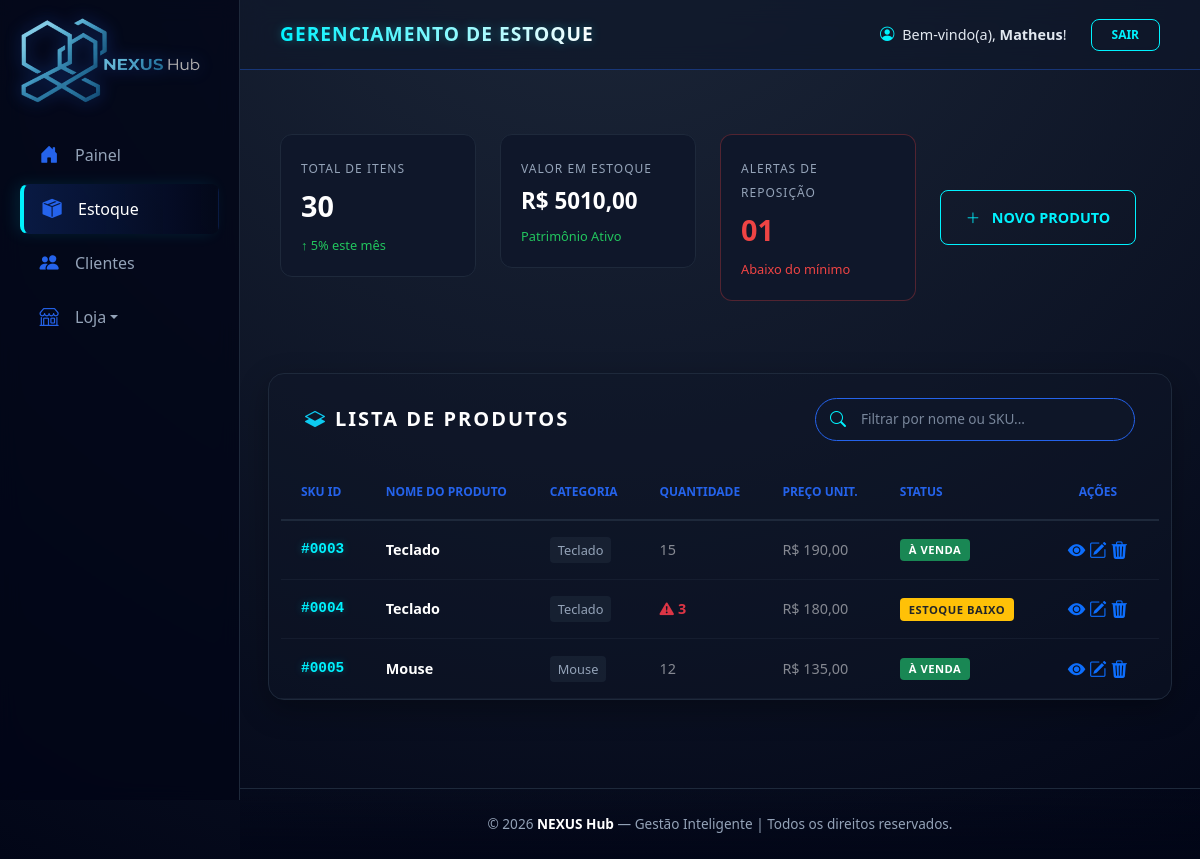
Page /nexus/estoque/ (signed in) on the committed database.
### dashboard/models.py (models this page shows, shortened)
class Produto(models.Model):
    loja = models.ForeignKey(Loja, on_delete=models.CASCADE)
    categoria = models.ForeignKey('Categoria', on_delete=models.SET_NULL, null=True, blank=True)
    nome = models.CharField(max_length=255)
    descricao = models.TextField()
    preco = models.DecimalField(max_digits=10, decimal_places=2)
    estoque = models.IntegerField(default=0)
    estoque_minimo = models.IntegerField(default=5)
    ativo = models.BooleanField(default=True)
    data_criacao = models.DateTimeField(auto_now_add=True)

class Categoria(models.Model):
    nome = models.CharField(max_length=100)
    slug = models.SlugField(unique=True)

### dashboard/decorators.py (the view, shortened to what this page needs)
    @login_required(login_url='login_view')
    def _wrapped_view(request, *args, **kwargs):
        if request.user.is_superuser:
            return view_func(request, *args, **kwargs)

### dashboard/context_processors.py (called while the page is built)
def dados_loja(request):
    if request.user.is_authenticated:
        try:
            vendedor_perfil = Vendedor.objects.filter(usuario=request.user).first()
            is_vendedor = vendedor_perfil and vendedor_perfil.aprovado and not request.user.is_superuser
            if vendedor_perfil:
                loja = Loja.objects.filter(vendedor=vendedor_perfil).first()
                return {
                    'loja': loja,
                    'is_vendedor': is_vendedor,
                    'is_admin': request.user.is_superuser,
                }
        except Exception:
            return {
                'loja': None,
                'is_vendedor': False,
                'is_admin': request.user.is_superuser,
            }
    return {
        'loja': None,
        'is_vendedor': False,
        'is_admin': request.user.is_superuser,
    }

### dashboard/views.py (called while the page is built)
@loja_obrigatoria
def lista_estoque(request):
    produtos_base = Produto.objects.filter(loja__vendedor__usuario=request.user)
    alertas_count = produtos_base.filter(estoque__lte=F('estoque_minimo')).count()
    produtos = produtos_base
    if request.GET.get('baixo_estoque'):
        produtos = produtos.filter(estoque__lte=F('estoque_minimo'))
    totais = produtos.aggregate(
        total_itens=Sum('estoque'), # Soma a quantidade total de peças
        valor_total=Sum(F('preco') * F('estoque')) # Valor total em R$
    )
    context = {
        'produtos': produtos,
        'total_itens': totais['total_itens'] or 0,
        'valor_estoque': totais['valor_total'] or 0,
        'alertas_reposicao': alertas_count, # Agora a variável existe!
    }
    return render(request, 'estoque_lista.html', context)

### dashboard/templates/estoque_lista.html (shortened to what this page needs)
{% extends 'base.html' %}
{% load static %}
{% block page_title %}Gerenciamento de Estoque{% endblock %}
{% block content %}
<div class="row g-4 mb-5"><div class="row g-4 mb-5">
    <div class="col-md-3">
        <div class="stat-card">
            <span class="stat-label">Total de Itens</span>
            <div class="stat-value">{{ total_itens }}</div>
            <span class="trend-up">↑ 5% este mês</span>
        </div>
    </div>
    <div class="col-md-3">
        <div class="stat-card">
            <span class="stat-label">Valor em Estoque</span>
            <div class="stat-value" style="font-size: 1.4rem;">
                R$ {{ valor_estoque|floatformat:2 }}
            </div>
            <span class="trend-up">Patrimônio Ativo</span>
        </div>
    </div>
    <div class="col-md-3">
        <div class="stat-card" style="border-color: rgba(239, 68, 68, 0.3);">
            <span class="stat-label">Alertas de Reposição</span>
            <div class="stat-value" style="color: #ef4444;">
                {{ alertas_reposicao|stringformat:"02d" }}
            </div>
            <span class="trend-alert">Abaixo do mínimo</span>
        </div>
    </div>
    <div class="col-md-3">
        <div class="d-flex flex-column h-100 justify-content-center">
            <a href="{% url 'cadastrar_produto' %}" class="logout-btn text-center py-3 w-100"
                style="font-size: 0.9rem;">
                <i class="bi bi-plus-lg me-2"></i> Novo Produto
            </a>
        </div>
    </div>
</div>
<div class="table-responsive-nexus">
    <div class="p-4 d-flex justify-content-between align-items-center flex-wrap gap-3">
        <h5 class="m-0" style="font-weight: 600; letter-spacing: 2px; color: #fff;">
            <i class="bi bi-layers-half me-2 text-info"></i>LISTA DE PRODUTOS
        </h5>
        <div class="search-container">
            <i class="bi bi-search search-icon"></i>
            <input type="text" id="nexusSearch" class="nexus-input" placeholder="Filtrar por nome ou SKU...">
        </div>
    </div>
    <table class="table-nexus">
    <thead>
        <tr>
            <th>SKU ID</th>
            <th>Nome do Produto</th>
            <th>Categoria</th>
            <th>Quantidade</th>
            <th>Preço Unit.</th>
            <th>Status</th>
            <th class="text-center">Ações</th>
        </tr>
    </thead>
    <tbody id="estoqueTable">
        {% for produto in produtos %}
        <tr>
            <td class="sku-highlight">#{{ produto.id|stringformat:"04d" }}</td>
            <td class="fw-bold text-white">{{ produto.nome }}</td>
            <td><span class="badge-category">{{ produto.categoria.nome }}</span></td>
            <td>
                {% if produto.estoque <= produto.estoque_minimo %}
                    <span class="text-danger fw-bold">
                        <i class="bi bi-exclamation-triangle-fill me-1"></i>{{ produto.estoque }}
                    </span>
                {% else %}
                    <span class="text-white-50">{{ produto.estoque }}</span>
                {% endif %}
            </td>
            <td class="text-white-50">R$ {{ produto.preco|floatformat:2 }}</td>
            <td>
                {% if produto.estoque <= 0 %}
                    <span class="badge bg-danger">Esgotado</span>
                {% elif produto.estoque <= produto.estoque_minimo %}
                    <span class="badge bg-warning text-dark">Estoque Baixo</span>
                {% else %}
                    <span class="badge bg-success">À Venda</span>
                {% endif %}
            </td>
            <td class="text-center">
                <div class="action-buttons">
                    <a href="{% url 'detalhe_produto' produto.id %}" class="btn-action details" title="Ver detalhes">
                        <i class="bi bi-eye-fill"></i>
                    </a>
                    <a href="{% url 'editar_produto' produto.id %}" class="btn-action edit" title="Editar">
                        <i class="bi bi-pencil-square"></i>
                    </a>
                    <a href="{% url 'excluir_produto' produto.id %}" class="btn-action delete" title="Excluir">
                        <i class="bi bi-trash3-fill"></i>
                    </a>
                </div>
            </td>
        </tr>
        {% empty %}
        <tr>
            <td colspan="7" class="text-center py-5 text-secondary">Nenhum produto cadastrado no sistema.</td>
        </tr>
        {% endfor %}
    </tbody>
</table>
</div>
{% endblock %}

### dashboard/templates/base.html (shortened to what this page needs)
{% load static %}
<!DOCTYPE html>
<html lang="pt-br">
<head>
    <link href="https://cdn.jsdelivr.net/npm/bootstrap@5.3.0/dist/css/bootstrap.min.css" rel="stylesheet">
    <link rel="stylesheet" href="https://cdn.jsdelivr.net/npm/bootstrap-icons@1.11.1/font/bootstrap-icons.css">
</head>
<body>
    <div class="app-wrapper">
        <nav class="sidebar">
            <div class="sidebar-brand">
            <a href="{% url 'home' %}">
                <img src="{% static 'img/nexushub.png' %}" alt="NEXUS HUB" class="sidebar-logo">
            </a>
            </div>
            <ul>
                {% if not is_vendedor %}
                <li class="{% if request.resolver_match.url_name == 'home' %}active{% endif %}">
                    <a href="{% url 'home' %}"><i class="bi bi-house-door-fill"></i> Painel</a>
                </li>
                {% endif %}
                <li class="{% if request.resolver_match.url_name == 'lista_estoque' %}active{% endif %}">
                    <a href="{% url 'lista_estoque' %}"><i class="bi bi-box-seam-fill"></i> Estoque</a>
                </li>
                {% if not is_vendedor %}
                <li class="{% if request.resolver_match.url_name == 'lista_clientes' %}active{% endif %}">
                    <a href="{% url 'lista_clientes' %}"><i class="bi bi-people-fill"></i> Clientes</a>
                </li>
                {% endif %}
                <li class="nav-item dropdown">
                    <a href="#" class="dropdown-toggle" data-bs-toggle="dropdown">
                        <i class="bi bi-shop"></i> Loja
                    </a>
                </li>
            </ul>
        </nav>
        <main class="main-layout">
            <header class="header">
                <div class="page-title-glow">
                    {% block page_title %}Dashboard{% endblock %}
                </div>
                <div class="user-info d-flex align-items-center gap-4">
                    <span style="color: #e2e8f0; font-size: 0.9rem;">
                        <i class="bi bi-person-circle me-1" style="color: var(--turquesa-brilhante);"></i>
                        Bem-vindo(a), <strong>{{ user.username }}</strong>!
                    </span>
                    <a href="/logout/" class="logout-btn">Sair</a>
                </div>
            </header>
            <main class="nexus-main-content" id="main-content">
                {% block content %}
                {% endblock %}
            </main>
            <footer class="rodape">
                <p style="color: var(--texto-muted); font-size: 0.85rem; margin: 0;">
                    &copy; {% now "Y" %} <strong style="color: #fff;">NEXUS Hub</strong> — Gestão Inteligente | Todos os
                    direitos reservados.
                </p>
            </footer>
        </main>
    </div>
</body>
</html>

### dashboard/templates/base.html (style rules this page uses)
:root { --nexus-blue: #2563eb; --nexus-blue-glow: rgba(37, 99, 235, 0.4); --azul-profundo: #020617; --azul-card: #0f172a; --borda: #1e293b; --texto-muted: #94a3b8; --turquesa-brilhante: #00f2fe; --turquesa-glow: rgba(0, 242, 254, 0.3); }
.fade-in-content { animation: fadeInUp 0.5s ease-out forwards; }
* { margin: 0; padding: 0; box-sizing: border-box; font-family: 'Segoe UI', system-ui, sans-serif; }
html, body { height: 100%; background: radial-gradient(circle at 50% -20%, #1e293b 0%, #020617 100%); background-attachment: fixed; color: #f8fafc; overflow-x: hidden; }
.app-wrapper { display: flex; min-height: 100vh; width: 100%; }
.sidebar { width: 240px; flex-shrink: 0; background: rgba(2, 6, 23, 0.8); backdrop-filter: blur(10px); border-right: 1px solid var(--borda); display: flex; flex-direction: column; padding: 10px 20px; position: sticky; top: 0; height: 100vh; z-index: 1000; }
.sidebar-brand { height: 100px; display: flex; align-items: center; margin-bottom: 20px; }
.sidebar-logo { max-width: 180px; filter: drop-shadow(0 0 8px var(--nexus-blue-glow)); }
.sidebar ul { list-style: none; padding: 0; }
.sidebar li a, .sidebar .dropdown-toggle { color: var(--texto-muted); text-decoration: none; display: flex; align-items: center; padding: 12px 16px; border-radius: 8px; transition: 0.3s all; border: 1px solid transparent; margin-bottom: 4px; }
.sidebar li a i, .sidebar .dropdown-toggle i { width: 1.5rem; display: flex; justify-content: center; margin-right: 14px; font-size: 1.2rem; color: var(--nexus-blue); transition: 0.3s; }
.sidebar li.active a { background: linear-gradient(90deg, rgba(37, 99, 235, 0.2) 0%, transparent 100%); border-left: 4px solid var(--turquesa-brilhante); color: #fff; box-shadow: -5px 0 15px rgba(0, 242, 254, 0.1); }
.main-layout { flex-grow: 1; display: flex; flex-direction: column; min-width: 0; }
.header { height: 70px; background: rgba(15, 23, 42, 0.7); backdrop-filter: blur(12px); border-bottom: 1px solid var(--nexus-blue-glow); display: flex; align-items: center; justify-content: space-between; padding: 0 40px; }
.page-title-glow { font-size: 1.2rem; font-weight: 800; background: linear-gradient(90deg, var(--turquesa-brilhante), #fff); -webkit-background-clip: text; -webkit-text-fill-color: transparent; filter: drop-shadow(0 0 5px var(--turquesa-glow)); letter-spacing: 1px; text-transform: uppercase; }
.logout-btn { border: 1px solid var(--turquesa-brilhante); color: var(--turquesa-brilhante); padding: 6px 20px; border-radius: 8px; text-decoration: none; font-size: 0.75rem; font-weight: 700; text-transform: uppercase; transition: 0.3s; }
.nexus-main-content { flex: 1 0 auto; padding: 40px; opacity: 0; }
.rodape { padding: 25px; text-align: center; background: linear-gradient(0deg, rgba(2, 6, 23, 0.9) 0%, transparent 100%); border-top: 1px solid var(--borda); }
.sidebar-logo { cursor: pointer; }

### rows in the picture
Produto: id "0003", nome "Teclado", categoria.nome "Teclado", estoque "15", preco "190,00", estoque_minimo "À VENDA"
Produto: id "0004", nome "Teclado", categoria.nome "Teclado", estoque "3", preco "180,00", estoque_minimo "ESTOQUE BAIXO"
Produto: id "0005", nome "Mouse", categoria.nome "Mouse", estoque "12", preco "135,00", estoque_minimo "À VENDA"

### other values in the picture
{{ user.username }} "Matheus"
{{ total_itens }} "30"
{{ valor_estoque|floatformat:2 }} "5010,00"
{{ alertas_reposicao|stringformat:"02d" }} "01"
